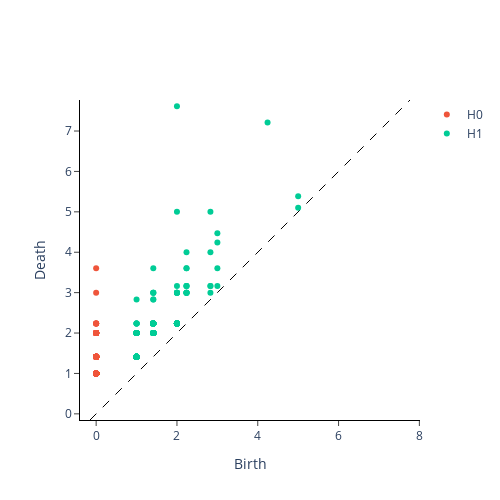

This figure's notebook cell:
### Code cell
from gtda.homology import VietorisRipsPersistence
VR = VietorisRipsPersistence(n_jobs=-1)
PtCloudPers1 = VR.fit_transform(xypts1)
VR.plot(PtCloudPers1,0)

### Figure 1 — Plotly figure (JSON) as saved in the notebook; plotly's stock layout.template omitted (floating-point values rounded to 4 significant figures; data arrays with more than 128 entries replaced by an {"elided": "..."} marker saying what was removed)
{"data": [{"hoverinfo": "none", "line": {"color": "black", "dash": "dash", "width": 1}, "mode": "lines", "showlegend": false, "type": "scatter", "x": [-0.1523, 7.768], "y": [-0.1523, 7.768]}, {"hoverinfo": "text", "hovertext": {"elided": "929 str values"}, "mode": "markers", "name": "H0", "type": "scatter", "x": {"elided": "929 int values"}, "y": {"elided": "929 float values"}}, {"hoverinfo": "text", "hovertext": {"elided": "391 str values"}, "mode": "markers", "name": "H1", "type": "scatter", "x": {"elided": "391 float values"}, "y": {"elided": "391 float values"}}], "layout": {"height": 500, "plot_bgcolor": "white", "width": 500, "xaxis": {"autorange": false, "exponentformat": "e", "linecolor": "black", "linewidth": 1, "mirror": false, "range": [-0.1523, 7.768], "showexponent": "all", "showline": true, "side": "bottom", "ticks": "outside", "title": {"text": "Birth"}, "type": "linear", "zeroline": true}, "yaxis": {"autorange": false, "exponentformat": "e", "linecolor": "black", "linewidth": 1, "mirror": false, "range": [-0.1523, 7.768], "scaleanchor": "x", "scaleratio": 1, "showexponent": "all", "showline": true, "side": "left", "ticks": "outside", "title": {"text": "Death"}, "type": "linear", "zeroline": true}}}
